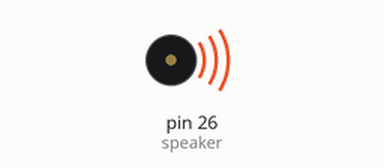
The program below on a simulated MicroPython board. Parts: buzzer (waves = sounding). At 4.0 s the program stops and its outputs stay as they are.

Above: at 0.5 s.
At 1.2 s:
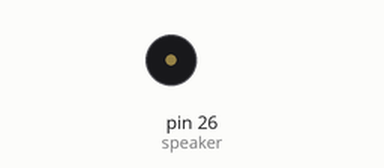
Timing chart, 0 to 3.0 s (numbered marks = the images above):
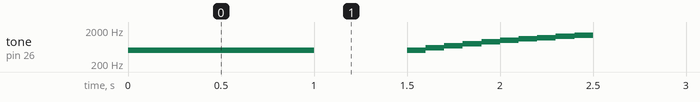

The program:

main.py
```python
from machine import Pin
from time import sleep
from speaker import Speaker

speaker = Speaker(Pin(26))

speaker.play_tone(500)

sleep(0.5)

for i in range(10):
    frequency = 500 + 100 * i
    speaker.play_tone(frequency, duration = 0.1)

sleep(0.5)

for i in range(10):
    frequency = 1500 - 100 * i
    speaker.play_tone(frequency, duration = 0.1)
```

speaker.py
```python
from machine import Pin
from machine import PWM
from time import sleep

class Speaker:
    def __init__(self, pin):
        self.speaker = PWM(pin)
        self.volume = 1

    def play_tone(self, frequency, duration=1):
        self.speaker.init(frequency, self.volume)
        sleep(duration)
        self.speaker.deinit()
```

Measured:
- by itself, tone on pin 26 (speaker): plays 500 Hz for 1.0 s, 500 Hz for 0.10 s, 600 Hz for 0.10 s, 700 Hz for 0.10 s, 800 Hz for 0.10 s, 900 Hz for 0.10 s … (21 notes in this stretch)
